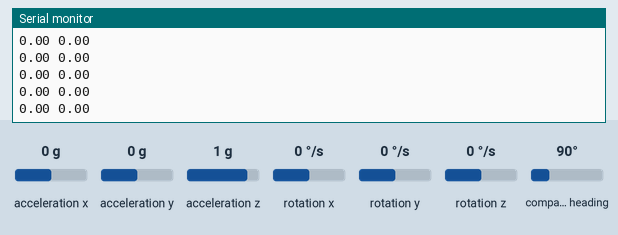
The sketch below on a simulated Arduino Mega 2560, built with avr-gcc and run on an emulated ATmega2560. Shown: the last lines printed to the serial monitor. The inputs (shaded band) are chosen by the test bench; at power-on: acceleration x 0 g, rotation y 0 °/s, acceleration y 0 g, acceleration z 1 g, rotation x 0 °/s, rotation z 0 °/s, compass heading 90°.

Above: at 5.2 s.
5.3 s: acceleration x set to -1.4 g
At 6.3 s:
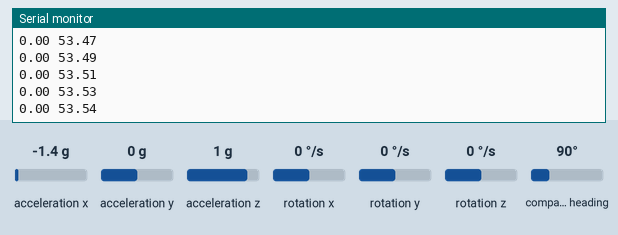
6.8 s: rotation y set to -192 °/s
At 7.6 s:
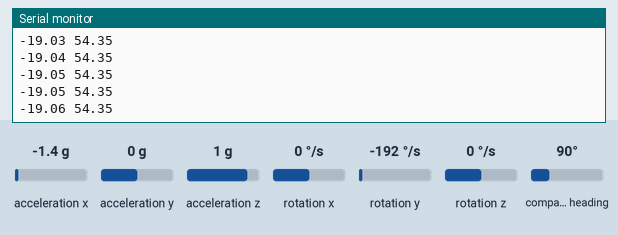
9.8 s: acceleration y set to -1.4 g
At 10.3 s:
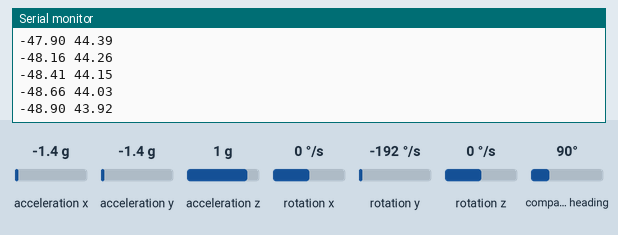
11.3 s: acceleration z set to -1.4 g
At 12.0 s:
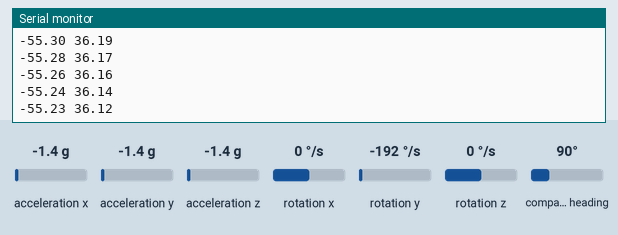
12.8 s: rotation x set to -192 °/s
At 13.7 s:
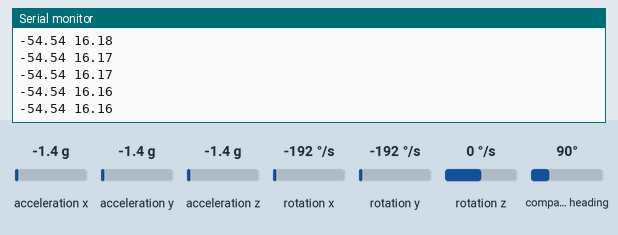
Timing chart, 0 to 15.3 s (numbered marks = the images above; inputs shaded):
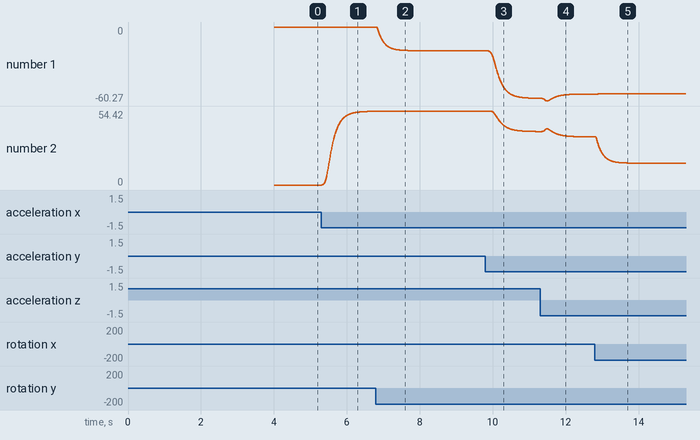

The sketch:

sketch_apr26b.ino
```cpp
#include <Adafruit_BNO055.h>
#include <SimpleKalmanFilter.h>

#define KALMAN_K1 1
#define KALMAN_K2 1
#define KALMAN_K3 0.01

SimpleKalmanFilter kalmanGyroX = SimpleKalmanFilter(KALMAN_K1, KALMAN_K2, KALMAN_K3);
SimpleKalmanFilter kalmanGyroY = SimpleKalmanFilter(KALMAN_K1, KALMAN_K2, KALMAN_K3);

SimpleKalmanFilter kalmanAccelX = SimpleKalmanFilter(KALMAN_K1, KALMAN_K2, KALMAN_K3);
SimpleKalmanFilter kalmanAccelY = SimpleKalmanFilter(KALMAN_K1, KALMAN_K2, KALMAN_K3);
SimpleKalmanFilter kalmanAccelZ = SimpleKalmanFilter(KALMAN_K1, KALMAN_K2, KALMAN_K3);

Adafruit_BNO055 bno = Adafruit_BNO055();
imu::Vector<3> gyro;
imu::Vector<3> accel;


float accX,accY,accZ;
float gyroX,gyroY;
float gyroDT;
long lastGyroMicros=0;

float totalPitch,totalRoll;
float accelPitch,accelRoll;
float accelPitchCal,accelRollCal;


void setup() {

  Serial.begin(115200);
  // put your setup code here,   to run once:
  if(!bno.begin())
  {
    /* There was a problem detecting the BNO055 ... check your connections */
    Serial2.print("Ooops, no BNO055 detected ... Check your wiring or I2C ADDR!");
    while(1);
  }

  delay(2000);
  bno.setExtCrystalUse(true);
  delay(1000);
  calibrateIMU();
}

void calibrateIMU()
{
   long startMills=millis();
   while(millis()-startMills<1000)
   {
    getIMUData();
   }
  accelPitchCal=accelPitch;
  accelRollCal=accelRoll;

}

void getIMUData()
{
  accel = bno.getVector(Adafruit_BNO055::VECTOR_ACCELEROMETER);
  accX=kalmanAccelX.updateEstimate(accel.x());
  accY=kalmanAccelY.updateEstimate(accel.y());
  accZ=kalmanAccelZ.updateEstimate(accel.z());

  gyroDT=(micros()-lastGyroMicros)/1000000.0f;
  gyro = bno.getVector(Adafruit_BNO055::VECTOR_GYROSCOPE);
  gyroX=kalmanGyroX.updateEstimate(gyro.x());
  gyroY=kalmanGyroY.updateEstimate(gyro.y());
  lastGyroMicros=micros();

  totalRoll+=gyroX*gyroDT;
  totalPitch+=gyroY*gyroDT;

  accelPitch=(atan(accY/sqrt(pow(accX,2) + pow(accZ,2)))*57.29f) -accelPitchCal;
  accelRoll=(atan(-1*(accX)/sqrt(pow((accY),2) + pow((accZ),2)))*57.29f) - accelRollCal;

  totalRoll=totalRoll*0.97f+accelRoll*0.03f;
  totalPitch=totalPitch*0.97f+accelPitch*0.03f;

}

void loop() {

   getIMUData();

  Serial.print(totalPitch);
  Serial.print(" ");
  Serial.println(totalRoll);


}
```

Measured:
- after the input at 5.3 s, the serial monitor: prints a new line at once (image 1)
- plotted number 2: 0 → 54.21 after the input at 5.3 s
